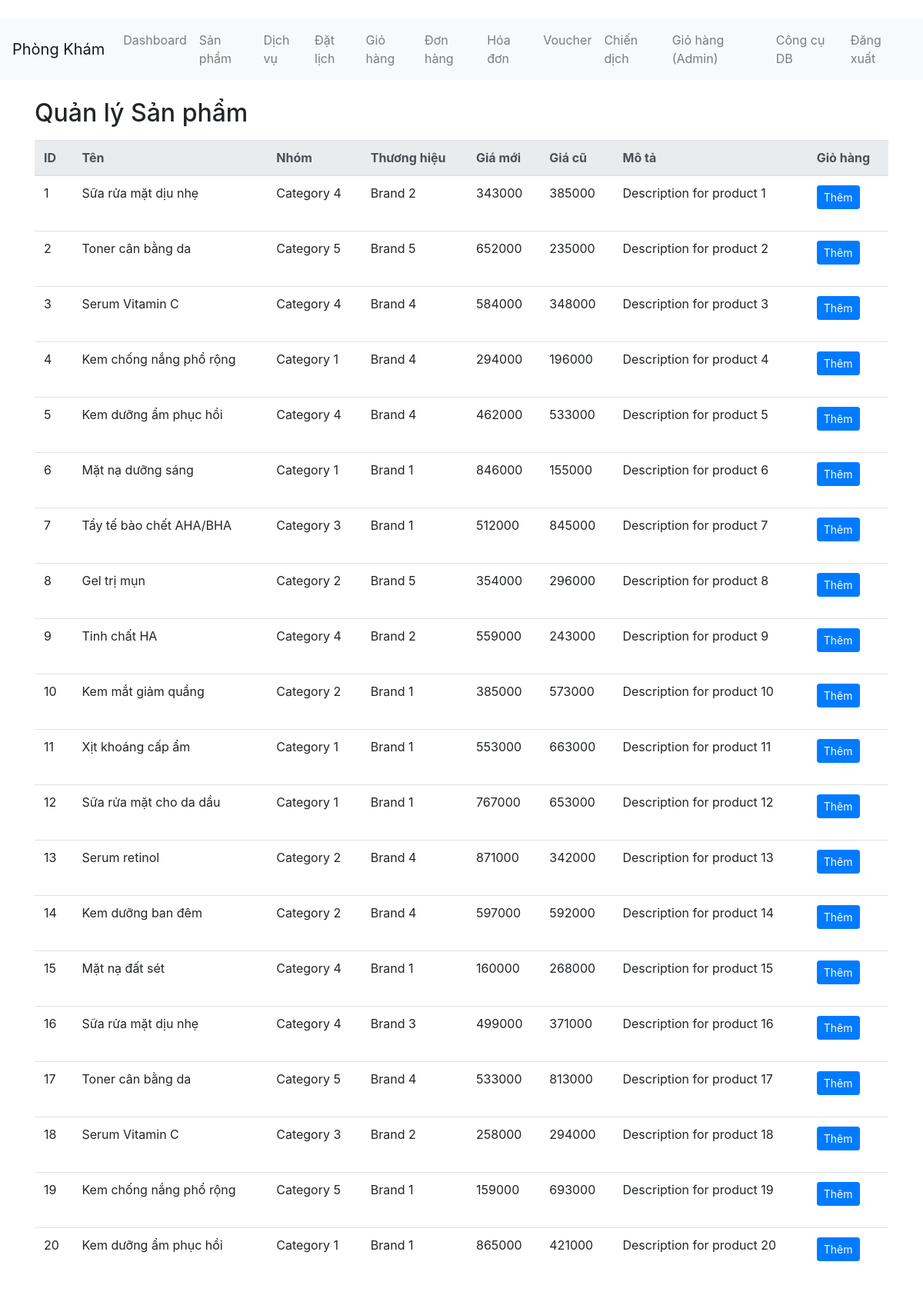
Page /products (signed in) on the committed database.
### tables this page shows
CREATE TABLE products (idp INTEGER PRIMARY KEY, namep TEXT, newprice TEXT, oldprice TEXT, descr TEXT, typep INTEGER, idbrand INTEGER, img TEXT, hide INTEGER);

CREATE TABLE categories (typep INTEGER PRIMARY KEY, namec TEXT, meta TEXT, hide INTEGER);

CREATE TABLE brands (idbrand INTEGER PRIMARY KEY, namebrand TEXT, hide INTEGER);

### app.py (the view)
@app.route("/products")
def products():
    if "user" not in session:
        return redirect(url_for("login"))
    conn = get_conn()
    rows = conn.execute(
        """
        SELECT p.idp, p.namep, c.namec, b.namebrand, p.newprice, p.oldprice, p.descr
        FROM products p
        LEFT JOIN categories c ON p.typep = c.typep
        LEFT JOIN brands b ON p.idbrand = b.idbrand
        ORDER BY p.idp
        """
    ).fetchall()
    conn.close()
    return render_template("products.html", products=[dict(r) for r in rows])

### app.py (called while the page is built)
def get_conn() -> sqlite3.Connection:
    conn = sqlite3.connect(DB_PATH)
    conn.row_factory = sqlite3.Row
    conn.execute("PRAGMA foreign_keys = ON")
    return conn

### template/products.html
﻿{% extends "base.html" %}
{% block content %}
<h2>Quản lý Sản phẩm</h2>
<table class="table table-hover mt-3">
  <thead class="thead-light">
    <tr>
      <th>ID</th><th>Tên</th><th>Nhóm</th><th>Thương hiệu</th><th>Giá mới</th><th>Giá cũ</th><th>Mô tả</th><th>Giỏ hàng</th>
    </tr>
  </thead>
  <tbody>
    {% for p in products %}
    <tr>
      <td>{{ p["idp"] }}</td>
      <td>{{ p["namep"] }}</td>
      <td>{{ p["namec"] or "" }}</td>
      <td>{{ p["namebrand"] or "" }}</td>
      <td>{{ p["newprice"] }}</td>
      <td>{{ p["oldprice"] }}</td>
      <td>{{ p["descr"] }}</td>
      <td>
        <form method="post" action="{{ url_for('cart_add', idp=p['idp']) }}">
          <button class="btn btn-sm btn-primary" type="submit">Thêm</button>
        </form>
      </td>
    </tr>
    {% endfor %}
  </tbody>
</table>
{% endblock %}

### rows in the picture
products: idp "1", namep "Sữa rửa mặt dịu nhẹ", namec "Category 4", namebrand "Brand 2", newprice "343000", oldprice "385000", descr "Description for product 1"
products: idp "2", namep "Toner cân bằng da", namec "Category 5", namebrand "Brand 5", newprice "652000", oldprice "235000", descr "Description for product 2"
products: idp "3", namep "Serum Vitamin C", namec "Category 4", namebrand "Brand 4", newprice "584000", oldprice "348000", descr "Description for product 3"
products: idp "4", namep "Kem chống nắng phổ rộng", namec "Category 1", namebrand "Brand 4", newprice "294000", oldprice "196000", descr "Description for product 4"
products: idp "5", namep "Kem dưỡng ẩm phục hồi", namec "Category 4", namebrand "Brand 4", newprice "462000", oldprice "533000", descr "Description for product 5"
products: idp "6", namep "Mặt nạ dưỡng sáng", namec "Category 1", namebrand "Brand 1", newprice "846000", oldprice "155000", descr "Description for product 6"
products: idp "7", namep "Tẩy tế bào chết AHA/BHA", namec "Category 3", namebrand "Brand 1", newprice "512000", oldprice "845000", descr "Description for product 7"
products: idp "8", namep "Gel trị mụn", namec "Category 2", namebrand "Brand 5", newprice "354000", oldprice "296000", descr "Description for product 8"
products: idp "9", namep "Tinh chất HA", namec "Category 4", namebrand "Brand 2", newprice "559000", oldprice "243000", descr "Description for product 9"
products: idp "10", namep "Kem mắt giảm quầng", namec "Category 2", namebrand "Brand 1", newprice "385000", oldprice "573000", descr "Description for product 10"
products: idp "11", namep "Xịt khoáng cấp ẩm", namec "Category 1", namebrand "Brand 1", newprice "553000", oldprice "663000", descr "Description for product 11"
products: idp "12", namep "Sữa rửa mặt cho da dầu", namec "Category 1", namebrand "Brand 1", newprice "767000", oldprice "653000", descr "Description for product 12"
products: idp "13", namep "Serum retinol", namec "Category 2", namebrand "Brand 4", newprice "871000", oldprice "342000", descr "Description for product 13"
products: idp "14", namep "Kem dưỡng ban đêm", namec "Category 2", namebrand "Brand 4", newprice "597000", oldprice "592000", descr "Description for product 14"
products: idp "15", namep "Mặt nạ đất sét", namec "Category 4", namebrand "Brand 1", newprice "160000", oldprice "268000", descr "Description for product 15"
products: idp "16", namep "Sữa rửa mặt dịu nhẹ", namec "Category 4", namebrand "Brand 3", newprice "499000", oldprice "371000", descr "Description for product 16"
products: idp "17", namep "Toner cân bằng da", namec "Category 5", namebrand "Brand 4", newprice "533000", oldprice "813000", descr "Description for product 17"
products: idp "18", namep "Serum Vitamin C", namec "Category 3", namebrand "Brand 2", newprice "258000", oldprice "294000", descr "Description for product 18"
products: idp "19", namep "Kem chống nắng phổ rộng", namec "Category 5", namebrand "Brand 1", newprice "159000", oldprice "693000", descr "Description for product 19"
products: idp "20", namep "Kem dưỡng ẩm phục hồi", namec "Category 1", namebrand "Brand 1", newprice "865000", oldprice "421000", descr "Description for product 20"
